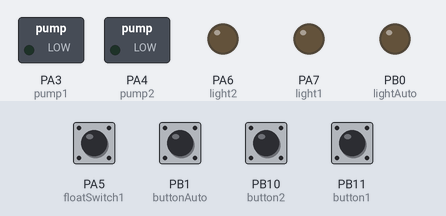
Bench run of a sketch on a simulated STM32 Blue Pill. Shown: switched loads named in the sketch (green lamp = pin HIGH), output pins drawn as LEDs (lit = HIGH). The inputs (shaded band) are chosen by the test bench; at power-on: PA5 (floatSwitch1), PB1 (buttonAuto), PB10 (button2), PB11 (button1) HIGH. The local clock reads 2024-03-15 10:24:30 at power-on unless the sketch sets it; EEPROM starts erased.

Above: at 1.2 s.
1.3 s: PB1 (buttonAuto) pulled LOW for 0.15 s
At 2.5 s:
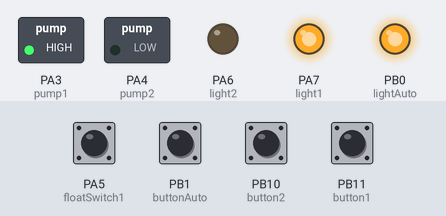
2.9 s: PA5 (floatSwitch1) pulled LOW for 0.15 s
At 2.97 s:
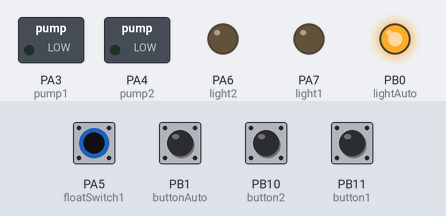
4.5 s: PB10 (button2) pulled LOW for 0.15 s
At 5.3 s:
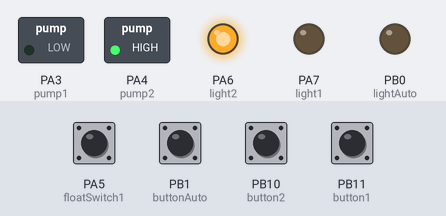
6.1 s: PB11 (button1) pulled LOW for 0.15 s
At 7.3 s:
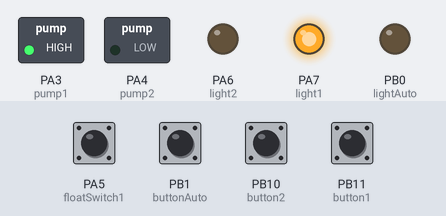
7.7 s: PB1 (buttonAuto) pulled LOW for 1 s
At 8.7 s:
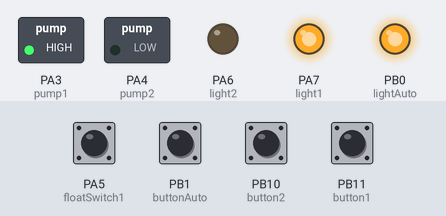
10.2 s: PB10 (button2) pulled LOW for 1 s
At 10.8 s:
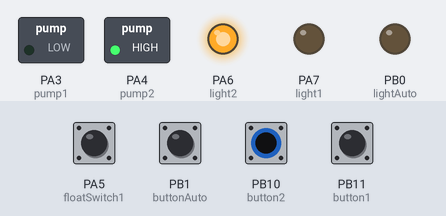
Timing chart, 0 to 13.2 s (numbered marks = the images above; inputs shaded):
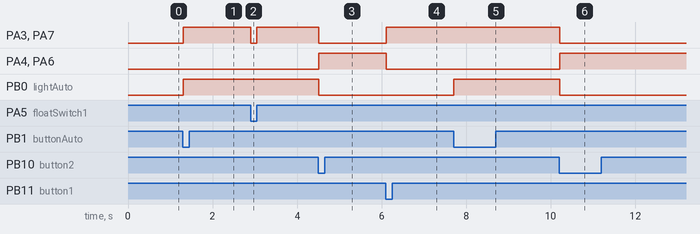

Measured:
- after the input at 1.3 s, PA3 (pump1), PA7 (light1), PB0 (lightAuto): LOW → HIGH at once
- after the input at 2.9 s, PA3 (pump1), PA7 (light1): HIGH → LOW at once, → HIGH 0.15 s later
- after the input at 4.5 s, PA3 (pump1), PA7 (light1), PB0 (lightAuto): HIGH → LOW at once; PA4 (pump2), PA6 (light2): LOW → HIGH at once
- after the input at 6.1 s, PA3 (pump1), PA7 (light1): LOW → HIGH at once; PA4 (pump2), PA6 (light2): HIGH → LOW at once
- after the input at 7.7 s, PB0 (lightAuto): LOW → HIGH at once
- after the input at 10.2 s, PA3 (pump1), PA7 (light1), PB0 (lightAuto): HIGH → LOW at once; PA4 (pump2), PA6 (light2): LOW → HIGH at once

The sketch:

ELENKTIS_MEMFYS_STM.ino
```cpp
#include <EEPROM.h>
#include <Chrono.h>
Chrono pumpChrono(Chrono::SECONDS);
#include <STM32RTC.h>

// Get the RTC object
STM32RTC& rtc = STM32RTC::getInstance();

#define pump1 PA3
#define pump2 PA4
#define floatSwitch1 PA5
#define light1 PA7
#define light2 PA6
#define lightAuto PB0
#define button1 PB11
#define button2 PB10
#define buttonAuto PB1


static enum pump_mode { AUTOMATIC,
                        PUMP1,
                        PUMP2 } mode;
static enum pump_state { UNLOCK,
                         LOCK } lockState;
bool pump1state, pump2state;

// Timer variables
unsigned long long timer = 0;
bool timerStarted = false;
unsigned long timecount = 3600;
bool pumpState = false;
bool startup = false;
bool startTimer = true;


void setup() {
  // put your setup code here, to run once:
  pinMode(pump1, OUTPUT);
  pinMode(pump2, OUTPUT);
  pinMode(light1, OUTPUT);
  pinMode(light2, OUTPUT);
  pinMode(lightAuto, OUTPUT);
  pinMode(button1, INPUT_PULLUP);
  pinMode(button2, INPUT_PULLUP);
  pinMode(buttonAuto, INPUT_PULLUP);
  pinMode(floatSwitch1, INPUT_PULLUP);
  rtc.begin();  // initialize RTC 24H format
  pump1state = LOW;
  pump2state = LOW;
  //mode = AUTOMATIC;
  //EEPROM.put(0 * sizeof(mode), mode);  //save to EEPROM
  EEPROM.get(0 * sizeof(mode), mode);  //read EEPROM
  lockState = UNLOCK;
  //Serial.begin(9600);
}

void loop() {
  // // put your main code here, to run repeatedly:
  checkButtonPress();


  /* Check if both tanks are below setpoint
   * turn off pumps if tanks are below
   * lock the rest of the loop
  */

  if (digitalRead(floatSwitch1) == LOW && lockState == UNLOCK) {
    lockState = LOCK;
    pump2state = LOW;
    pump1state = LOW;
    digitalWrite(pump1, pump1state);
    digitalWrite(light1, pump1state);
    digitalWrite(pump2, pump2state);
    digitalWrite(light2, pump2state);
    startup = false;
  }


  /* Check if any tank is above setpoint
   * unlock the rest of the loop if so
  */
  if (digitalRead(floatSwitch1) == HIGH && lockState == LOCK) {
    lockState = UNLOCK;
    //Serial.println("unlock loop");
  }

  if (lockState == UNLOCK) {
    if (mode == AUTOMATIC) {

      if (!startup) {
        pump1state = HIGH;
        pump2state = LOW;
        digitalWrite(pump1, pump1state);
        digitalWrite(light1, pump1state);
        digitalWrite(lightAuto, HIGH);
        digitalWrite(pump2, pump2state);
        digitalWrite(light2, pump2state);
        restart_hour_timer();
        startup = true;
        pumpState = true;
      }

      /* Check if pump 1 is on and 1 hour has passed
       * turn off pump 1 and turn on pump 2
      */

      if (hour_timer(timecount)) {
        if (pumpState) {
          pumpState = false;
          pump2state = HIGH;
          pump1state = LOW;
          digitalWrite(pump1, pump1state);
          digitalWrite(light1, pump1state);
          digitalWrite(pump2, pump2state);
          digitalWrite(light2, pump2state);
          restart_hour_timer();
        }

        /* Check if pump 2 is On and 1 hour has passed
       * turn off pump 2 and turn on pump 1
      */
        else {
          pumpState = true;
          pump2state = LOW;
          pump1state = HIGH;
          digitalWrite(pump1, pump1state);
          digitalWrite(light1, pump1state);
          digitalWrite(pump2, pump2state);
          digitalWrite(light2, pump2state);
          restart_hour_timer();
        }
      }
    } else if (mode == PUMP1) {
      /* turn On pump 1 if not On already
      */
      pumpState = true;
      pump2state = LOW;
      digitalWrite(pump2, pump2state);
      digitalWrite(light2, pump2state);
      pump1state = HIGH;
      digitalWrite(pump1, pump1state);
      digitalWrite(light1, pump1state);
    } else if (mode == PUMP2) {
      /* turn On pump 2 if not On already
      */
      pumpState = false;
      pump1state = LOW;
      digitalWrite(pump1, pump1state);
      digitalWrite(light1, pump1state);
      pump2state = HIGH;
      digitalWrite(pump2, pump2state);
      digitalWrite(light2, pump2state);
    }
  }
}

bool debounse(int btnIndex, int btn) {
  static uint16_t states[3] = { 0 };  // Array to store states for each button
  states[btnIndex] = (states[btnIndex] << 1) | digitalRead(btn) | 0xfe00;
  return (states[btnIndex] == 0xff00) && (states[btnIndex] != 0xffff);
}

void checkButtonPress() {
  if (debounse(0, buttonAuto)) {
    mode = AUTOMATIC;
    EEPROM.put(0 * sizeof(mode), mode);  //save to EEPROM
    digitalWrite(lightAuto, HIGH);
    restart_hour_timer();
  } else if (debounse(1, button1)) {
    mode = PUMP1;
    EEPROM.put(0 * sizeof(mode), mode);  //save to EEPROM
    digitalWrite(lightAuto, LOW);
    stop_hour_timer();
  } else if (debounse(2, button2)) {
    mode = PUMP2;
    EEPROM.put(0 * sizeof(mode), mode);  //save to EEPROM
    digitalWrite(lightAuto, LOW);
    stop_hour_timer();
  }
}

bool hour_timer(unsigned long input) {
  if (startTimer) {
    // Start countdowns if not already running
    if (!timerStarted) {
      rtc.setEpoch(1451606400);  // Jan 1, 2016
      timer = rtc.getEpoch();
      timerStarted = true;
    }

    // Check for countdown completion
    if (timerStarted && (rtc.getEpoch() - timer >= input)) {
      timerStarted = false;
      timer = 0;
      startTimer = false;
      return true;
    } else {
      return false;
    }
  }
}

// restart timer
void restart_hour_timer() {
  timerStarted = false;
  startTimer = true;
}

void stop_hour_timer() {
  timer = 0;
  startTimer = false;
}
```
